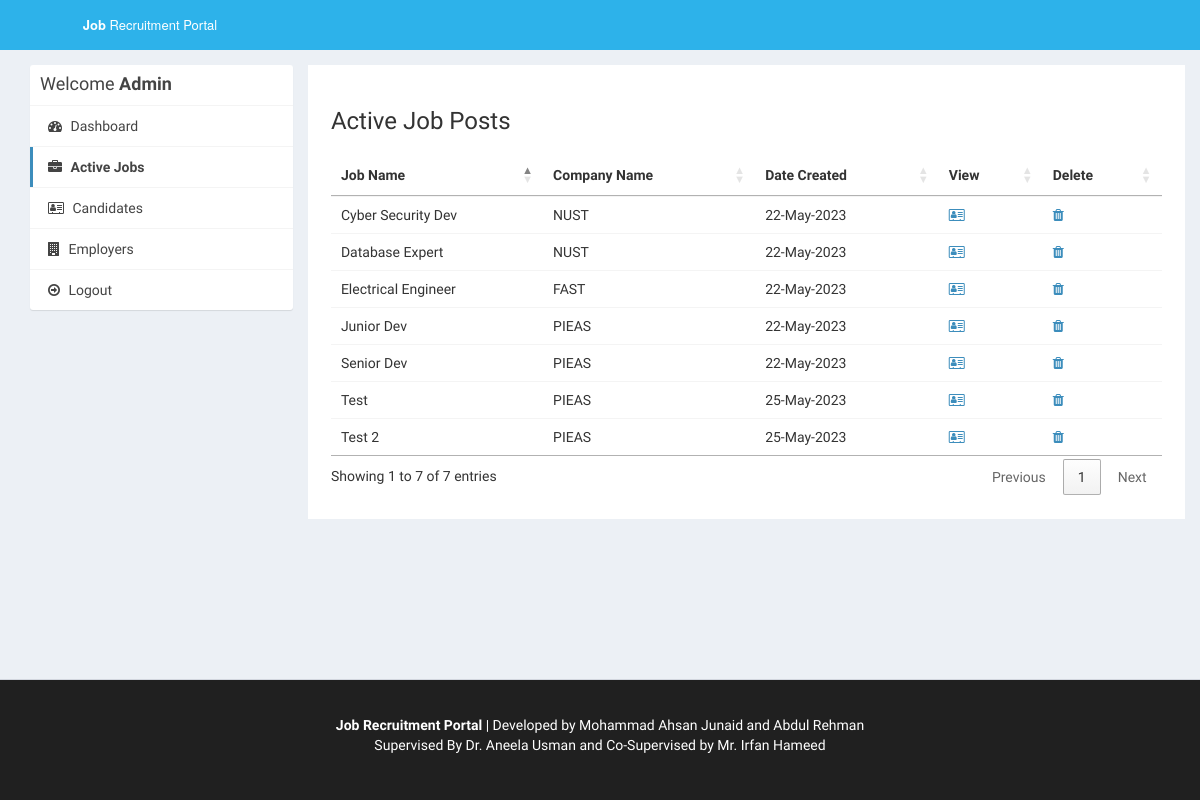
Before: /admin/active-jobs.php (signed in) with the older database file.
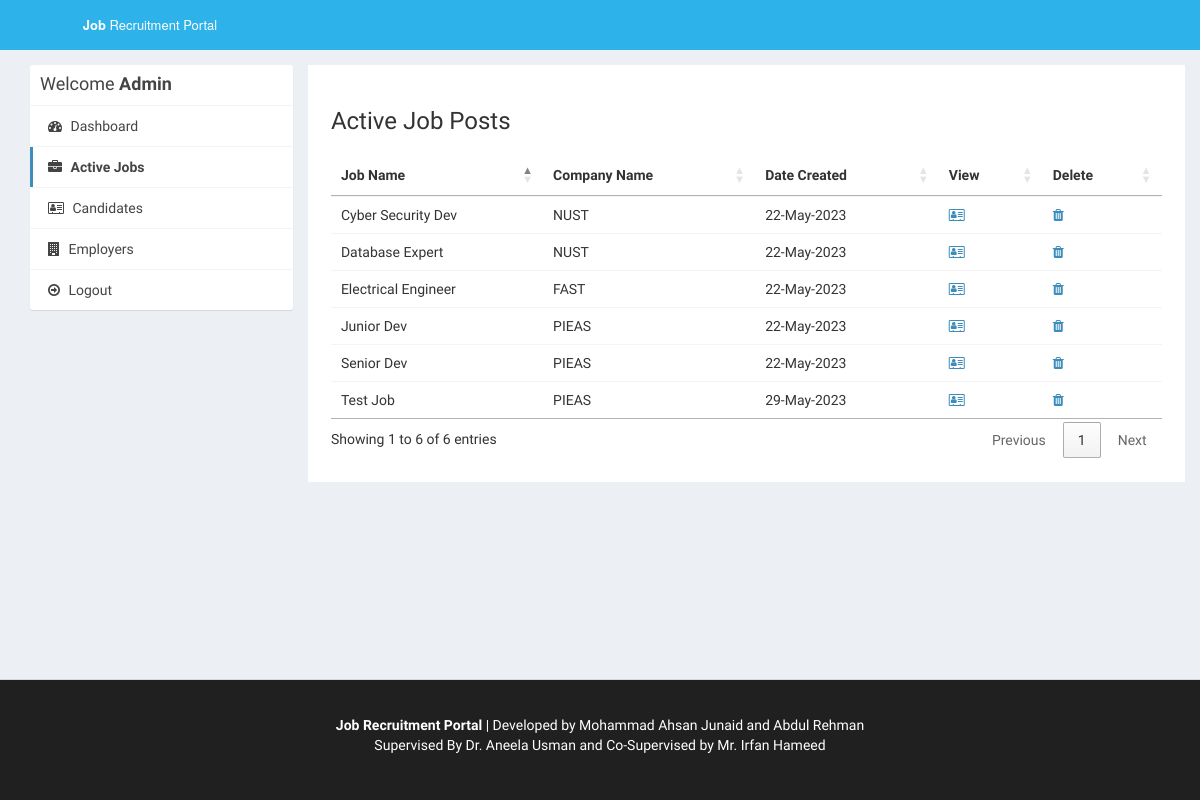
After: the same page with the newer database file.
### tables this page shows
CREATE TABLE `job_post` (
  `id_jobpost` int(11) NOT NULL,
  `id_company` int(11) NOT NULL,
  `jobtitle` varchar(255) NOT NULL,
  `description` text NOT NULL,
  `minimumsalary` varchar(255) NOT NULL,
  `maximumsalary` varchar(255) NOT NULL,
  `experience` varchar(255) NOT NULL,
  `qualification` varchar(255) NOT NULL,
  `createdat` timestamp NOT NULL DEFAULT current_timestamp(),
  `maxage` decimal(2,0) DEFAULT NULL
);

CREATE TABLE `company` (
  `id_company` int(11) NOT NULL,
  `name` varchar(255) NOT NULL,
  `companyname` varchar(255) NOT NULL,
  `country` varchar(255) NOT NULL,
  `state` varchar(255) NOT NULL,
  `city` varchar(255) NOT NULL,
  `contactno` varchar(255) NOT NULL,
  `website` varchar(255) NOT NULL,
  `email` varchar(255) NOT NULL,
  `password` varchar(255) NOT NULL,
  `aboutme` varchar(255) DEFAULT NULL,
  `logo` varchar(255) NOT NULL,
  `createdAt` timestamp NOT NULL DEFAULT current_timestamp(),
  `active` int(11) NOT NULL DEFAULT 2
);

### admin/active-jobs.php (the view, shortened to what this page needs)
<?php
require_once("../db.php");
?>
<!DOCTYPE html>
<html>
<head>
  <link rel="stylesheet" href="https://cdnjs.cloudflare.com/ajax/libs/twitter-bootstrap/3.3.7/css/bootstrap.min.css">
  <link rel="stylesheet" href="https://cdnjs.cloudflare.com/ajax/libs/font-awesome/4.7.0/css/font-awesome.min.css">
  <link rel="stylesheet" href="https://cdnjs.cloudflare.com/ajax/libs/ionicons/2.0.1/css/ionicons.min.css">
  <link rel="stylesheet" href="https://cdn.datatables.net/1.10.15/css/jquery.dataTables.min.css">
  <link rel="stylesheet" href="../css/AdminLTE.min.css">
  <link rel="stylesheet" href="../css/_all-skins.min.css">
  <link rel="stylesheet" href="../css/custom.css">
</head>
<body class="hold-transition skin-green sidebar-mini">
<div class="wrapper">
  <header class="main-header">
    <a href="index.php" class="logo logo-bg">
      <span class="logo-lg"><b>Job</b> Recruitment Portal</span>
    </a>
    <nav class="navbar navbar-static-top">
    </nav>
  </header>
  <div class="content-wrapper" style="margin-left: 0px;">
    <section id="candidates" class="content-header">
      <div class="container">
        <div class="row">
          <div class="col-md-3">
            <div class="box box-solid">
              <div class="box-header with-border">
                <h3 class="box-title">Welcome <b>Admin</b></h3>
              </div>
              <div class="box-body no-padding">
                <ul class="nav nav-pills nav-stacked">
                  <li><a href="dashboard.php"><i class="fa fa-dashboard"></i> Dashboard</a></li>
                  <li class="active"><a href="active-jobs.php"><i class="fa fa-briefcase"></i> Active Jobs</a></li>
                  <li><a href="applications.php"><i class="fa fa-address-card-o"></i> Candidates</a></li>
                  <li><a href="companies.php"><i class="fa fa-building"></i> Employers</a></li>
                  <li><a href="../logout.php"><i class="fa fa-arrow-circle-o-right"></i> Logout</a></li>
                </ul>
              </div>
            </div>
          </div>
          <div class="col-md-9 bg-white padding-2">
            <h3>Active Job Posts</h3>
            <div class="row margin-top-20">
              <div class="col-md-12">
                <div class="box-body table-responsive no-padding">
                  <table id="example2" class="table table-hover">
                    <thead>
                      <th>Job Name</th>
                      <th>Company Name</th>
                      <th>Date Created</th>
                      <th>View</th>
                      <th>Delete</th>
                    </thead>
                    <tbody>
                      <?php
                      $sql = "SELECT job_post.*, company.companyname FROM job_post INNER JOIN company ON job_post.id_company=company.id_company";
                      $result = $conn->query($sql);
                      if($result->num_rows > 0) {
                        while($row = $result->fetch_assoc()) {
                      ?>
                      <tr>
                        <td><?php echo $row['jobtitle']; ?></td>
                        <td><?php echo $row['companyname']; ?></td>
                        <td><?php echo date("d-M-Y", strtotime($row['createdat'])); ?></td>
                        <td><a href="view-job-post.php?id=<?php echo $row['id_jobpost']; ?>"><i class="fa fa-address-card-o"></i></a></td>
                        <td><a href="delete-job-post.php?id=<?php echo $row['id_jobpost']; ?>"><i class="fa fa-trash"></i></a></td>
                      </tr>
                            <?php
                        }
                      }
                    ?>
                    </tbody>
                  </table>
                </div>
              </div>
            </div>
          </div>
        </div>
      </div>
    </section>
  </div>
 <footer class="main-footer" style="margin-left: 0px; color : #fff;  background-color:#202020;">
    <div class="container"  style="text-align: center">
		<div>
            <br>
			<p><b>Job Recruitment Portal</b> | Developed by Mohammad Ahsan Junaid and Abdul Rehman <br> Supervised By Dr. Aneela Usman and Co-Supervised by Mr. Irfan Hameed</p>
            <br>
		</div>
	</div>
  </footer>
</div>
</body>
</html>

Changed rows visible on the page:
removed job_post: jobtitle "Test", id_company.companyname "PIEAS", createdat "25-May-2023"
removed job_post: jobtitle "Test 2", id_company.companyname "PIEAS", createdat "25-May-2023"
added job_post: jobtitle "Test Job", id_company.companyname "PIEAS", createdat "29-May-2023"
Other visible differences:
text written by a page script: "Showing 1 to 7 of 7 entries Previous 1 Next" → "Showing 1 to 6 of 6 entries Previous 1 Next"
